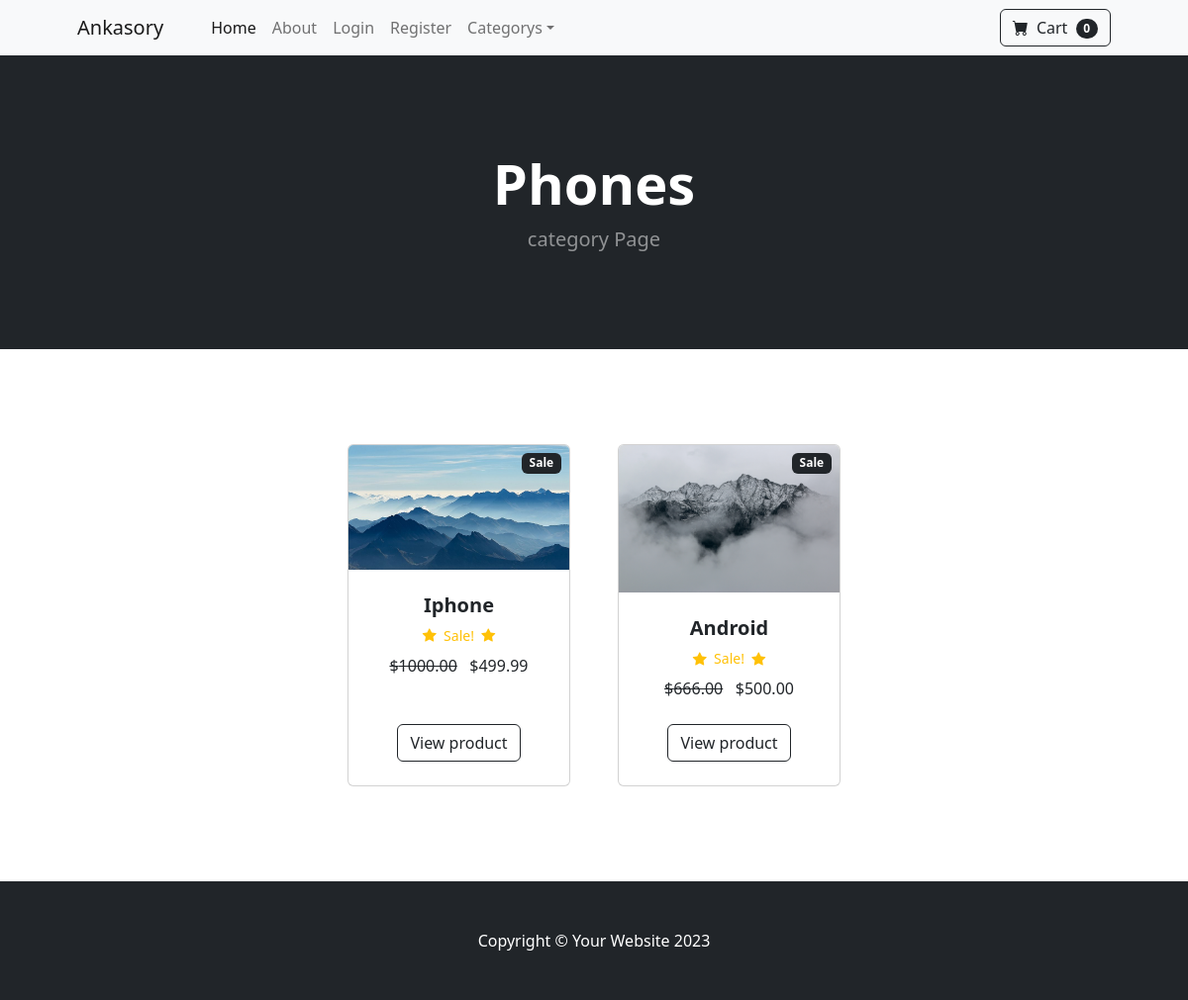
/category/Phones, run on the app's committed database.
### Store/models.py (models this page shows, shortened)
class Category(models.Model):
    name=models.CharField(max_length=50)
    def __str__(self):
        return self.name
    class Meta:
        verbose_name_plural = "Categories"

class Product(models.Model):
    name=models.CharField(max_length=50)
    price=models.DecimalField(default=0,decimal_places=2,max_digits=6)
    description=models.CharField(max_length=200,default='',blank=True,null=True)
    category=models.ForeignKey(Category,on_delete=models.CASCADE,default=1)
    image=models.ImageField(upload_to='uploads/product/')
    is_sale=models.BooleanField(default=False)
    sale_price=models.DecimalField(default=0,decimal_places=2,max_digits=6)

### Store/views.py (the view)
# urls.py: path('category/<str:foo>',views.category,name='category'),
def category(request, foo):
    foo=foo.replace('-', ' ')
    try:
        category=Category.objects.get(name=foo)
        products=Product.objects.filter(category=category)
        return render(request, 'category.html', {'products': products, 'category': category})
    except:
        messages.success(request, 'That Category does not exist')
        return redirect('home')

### Cart/cart.py (called while the page is built)
    def __len__(self):
        return len(self.cart)

### Cart/context_processors.py (called while the page is built)
def cart(request):
    return {'cart':Cart(request)}

### Store/templates/category.html (shortened to what this page needs)
{% extends "base.html" %} {% block content %}
<header class="bg-dark py-5">
  <div class="container px-4 px-lg-5 my-5">
    <div class="text-center text-white">
      <h1 class="display-4 fw-bolder">{{category}}</h1>
      <p class="lead fw-normal text-white-50 mb-0">
        category Page
      </p>
    </div>
  </div>
</header>
<section class="py-5">
  <div class="container px-4 px-lg-5 mt-5">
    <div
      class="row gx-4 gx-lg-5 row-cols-2 row-cols-md-3 row-cols-xl-4 justify-content-center"
    >
      {%for product in products%} {%if product.is_sale%}
      <div class="col mb-5">
        <div class="card h-100">
          <div
            class="badge bg-dark text-white position-absolute"
            style="top: 0.5rem; right: 0.5rem"
          >
            Sale
          </div>
          <img class="card-img-top" src="{{product.image.url}}" alt="..." />
          <div class="card-body p-4">
            <div class="text-center">
              <h5 class="fw-bolder">{{product.name}}</h5>
              <div
                class="d-flex justify-content-center small text-warning mb-2"
              >
                <div class="bi-star-fill"></div>
                &nbsp;&nbsp;Sale!&nbsp;&nbsp;
                <div class="bi-star-fill"></div>
              </div>
              <strike>${{product.price}}</strike>
              &nbsp; ${{product.sale_price}}
            </div>
          </div>
          <div class="card-footer p-4 pt-0 border-top-0 bg-transparent">
            <div class="text-center">
              <a
                class="btn btn-outline-dark mt-auto"
                href="{% url 'product' product.id %}"
                >View product</a
              >
            </div>
          </div>
        </div>
      </div>
      {%endif%} {% endfor %}
    </div>
  </div>
</section>
{% endblock %}

### data on the page
Category: name "Phones"
Product: image (picture), name "Iphone", price "1000.00", sale_price "499.99"
Product: image (picture), name "Android", price "666.00", sale_price "500.00"

### other printed values
{{ cart|length }} "0"
